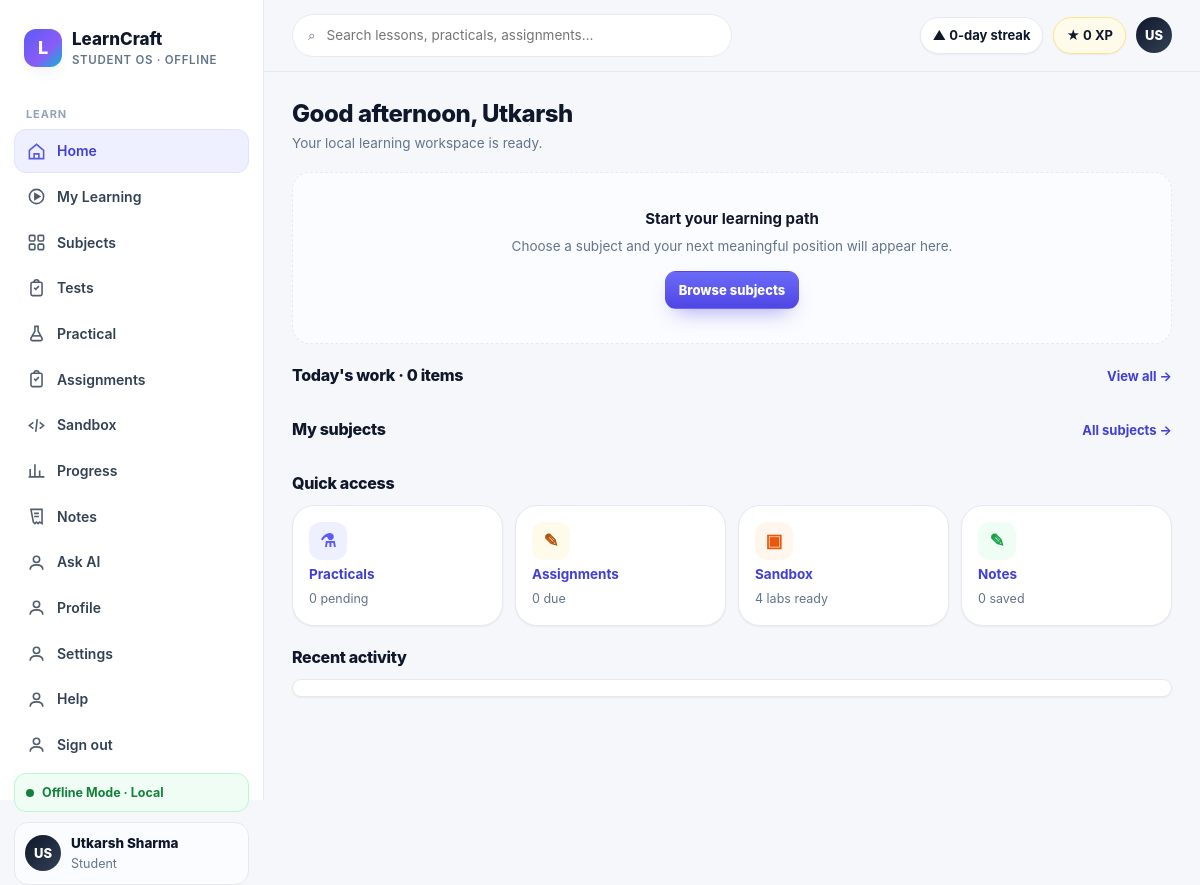
Before: /home (signed in) with the older database file.
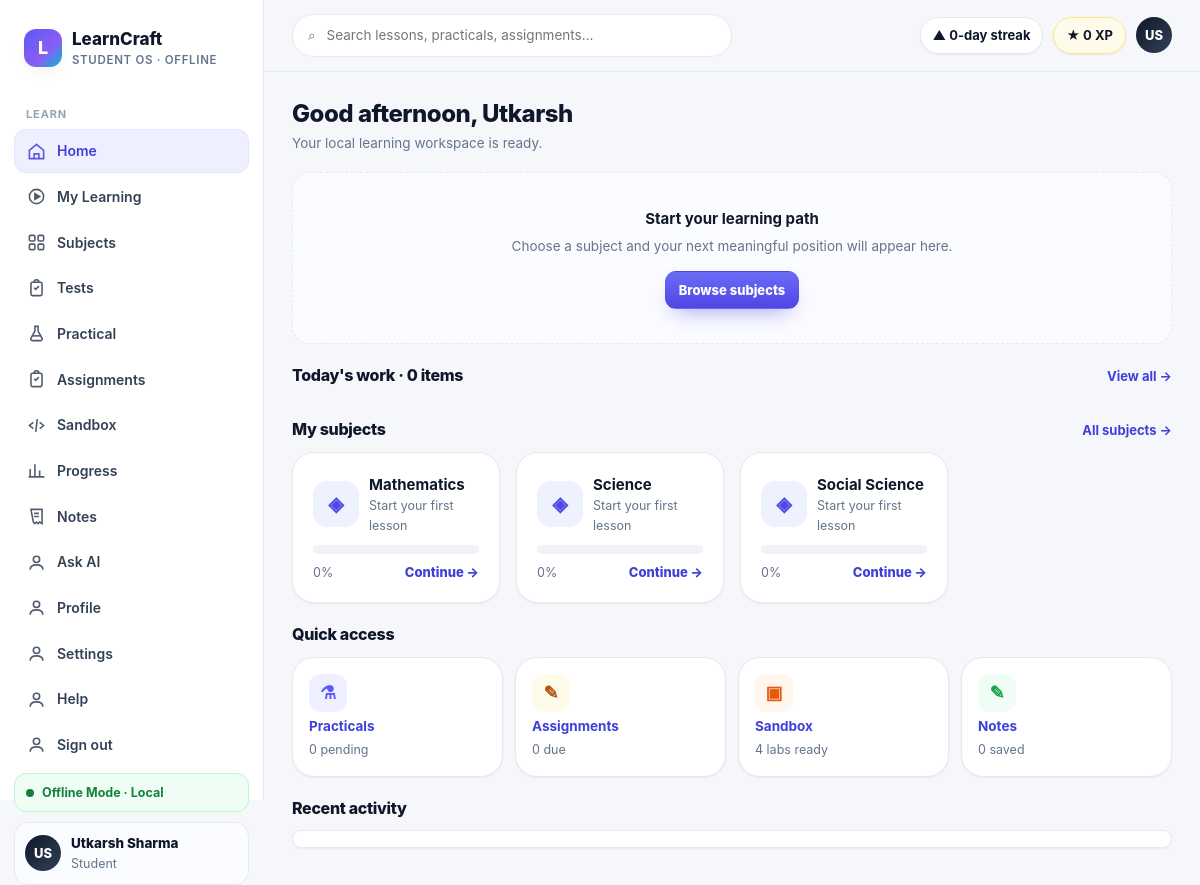
After: the same page with the newer database file.
### tables this page shows
CREATE TABLE users (
            id INTEGER PRIMARY KEY AUTOINCREMENT,
            name TEXT NOT NULL,
            email TEXT NOT NULL UNIQUE,
            password_hash TEXT NOT NULL,
            role TEXT NOT NULL DEFAULT 'STUDENT',
            avatar TEXT,
            bio TEXT,
            created_at TIMESTAMP NOT NULL DEFAULT CURRENT_TIMESTAMP,
            updated_at TIMESTAMP NOT NULL DEFAULT CURRENT_TIMESTAMP
        );

CREATE TABLE academic_subjects (
            subject_id TEXT PRIMARY KEY,
            board TEXT NOT NULL,
            class_level TEXT NOT NULL,
            academic_year TEXT NOT NULL,
            slug TEXT NOT NULL,
            name TEXT NOT NULL,
            description TEXT NOT NULL DEFAULT '',
            source_version TEXT NOT NULL,
            UNIQUE(board, class_level, academic_year, slug)
        );

### app/main.py (the view)
@app.route("/home")
@require_auth
def student_home():
    user = current_user()
    ctx = shell_ctx("home", user)
    cont = continue_learning(user["id"])
    return render_template("pages/home.html", title="Home",
                           cont=cont, today_work=[], my_subjects=student_subjects(user["id"]), activity=[],
                           note_count=len(get_notes(user["id"])),
                           pending_assign=0, pending_practicals=0,
                           greeting_sub="Your local learning workspace is ready.",
                           **ctx)

### app/database/connection.py (called while the page is built)
def resolve_db_path():
    configured = os.environ.get("LEARNCRAFT_DB_PATH")
    if configured:
        return Path(configured)
    return DATA_DIR / "learncraft.db"

def get_connection():
    db_path = resolve_db_path()
    db_path.parent.mkdir(parents=True, exist_ok=True)
    connection = sqlite3.connect(db_path)
    connection.row_factory = sqlite3.Row
    return connection

def _row_to_dict(row):
    return dict(row) if row else None

def get_user_by_id(user_id):
    connection = get_connection()
    user = connection.execute("SELECT * FROM users WHERE id = ?", (int(user_id),)).fetchone()
    connection.close()
    return _row_to_dict(user)

def user_payload(user):
    if not user:
        return None
    user_data = dict(user)
    user_data.pop("password_hash", None)
    return user_data

def get_user_progress(user_id):
    connection = get_connection()
    rows = connection.execute(
        "SELECT * FROM learning_progress WHERE user_id = ? ORDER BY updated_at DESC",
        (int(user_id),),
    ).fetchall()
    connection.close()
    return [dict(row) for row in rows]

def get_notes(user_id, search="", subject="", pinned_only=False):
    connection = get_connection()
    clauses = ["user_id = ?", "deleted_at IS NULL"]
    params = [int(user_id)]
    if search:
        clauses.append("(title LIKE ? OR body LIKE ? OR chapter LIKE ? OR source_title LIKE ?)")
        value = f"%{search}%"
        params.extend([value, value, value, value])
    if subject:
        clauses.append("subject = ?")
        params.append(subject)
    if pinned_only:
        clauses.append("pinned = 1")
    notes = connection.execute(
        f"SELECT * FROM notes WHERE {' AND '.join(clauses)} ORDER BY pinned DESC, updated_at DESC, id DESC",
        params,
    ).fetchall()
    connection.close()
    return [_row_to_dict(note) for note in notes]

### app/main.py (called while the page is built, shortened)
def current_user():
    user_id = session.get("user_id")
    if not user_id:
        return None
    return user_payload(get_user_by_id(user_id))

def require_auth(view):
    @wraps(view)
    def wrapped(*args, **kwargs):
        user = current_user()
        if not user:
            next_url = request.path
            if request.query_string:
                next_url = f"{next_url}?{request.query_string.decode()}"
            return redirect(f"/login?{urlencode({'next': next_url})}")
        return view(*args, **kwargs)
    return wrapped

def continue_learning(user_id):
    rows = get_user_progress(user_id)
    if not rows:
        return None

### frontend/templates/pages/home.html (shortened to what this page needs)
{% extends "base.html" %}{% from "components.html" import progressbar, badge %}
{% block content %}
<div class="hub-greet">
  <h1>Good afternoon, {{ student.name.split(' ')[0] }}</h1>
  <p>{{ greeting_sub }}</p>
</div>
{% if cont %}<div class="card" style="border-color:#D9DCFF">
  <div class="continue-card">
    <div class="tile-icon" style="background:{{ cont.subject_bg }};color:{{ cont.subject_color }};width:54px;height:54px;font-size:24px">◈</div>
    <div class="continue-meta">
      <span class="badge info">{{ cont.subject }} · {{ cont.chapter }}</span>
      <div class="h2" style="margin:8px 0 2px">{{ cont.lesson }}</div>
      <div class="caption">{{ cont.last_activity }} · {{ cont.time_left }}</div>
      <div style="max-width:380px;margin-top:10px">{{ progressbar(cont.progress_pct) }}</div>
    </div>
    <div style="display:flex;flex-direction:column;gap:8px;align-items:stretch">
      <a class="btn btn-primary btn-lg" href="{{ cont.resume_url }}">▶ Continue →</a>
      <span class="caption" style="text-align:center">{{ cont.progress_pct }}% complete</span>
    </div>
  </div>
</div>
{% else %}<div class="empty"><div class="h3" style="color:var(--ink)">Start your learning path</div><div class="body-sm" style="margin:6px 0 14px">Choose a subject and your next meaningful position will appear here.</div><a class="btn btn-primary btn-sm" href="/subjects">Browse subjects</a></div>{% endif %}
<div class="section-h"><h2>Today's work · {{ today_work|length }} items</h2><a href="/assignments">View all →</a></div>
<div class="section-h"><h2>My subjects</h2><a href="/subjects">All subjects →</a></div>
<div class="grid grid-4">
  {% for s in my_subjects %}
  <div class="card hover" data-search="{{ s.name }}">
    <div style="display:flex;gap:10px;align-items:center;margin-bottom:10px">
      <div class="tile-icon" style="background:{{ s.bg }};color:{{ s.color }}">{{ s.icon }}</div>
      <div><b>{{ s.name }}</b><div class="caption">{{ s.current_chapter }}</div></div>
    </div>
    {{ progressbar(s.progress) }}
    <div style="display:flex;justify-content:space-between;align-items:center;margin-top:8px">
      <span class="caption">{{ s.progress }}%</span>
      <a href="/subjects/{{ s.slug }}" style="font-size:13px;font-weight:800">Continue →</a>
    </div>
  </div>
  {% endfor %}
</div>
<div class="section-h"><h2>Quick access</h2></div>
<div class="quick">
  <a class="card hover" href="/practical"><span class="q-ico" style="background:var(--primary-soft);color:var(--primary)">⚗</span><b class="body-sm">Practicals</b><span class="caption">{{ pending_practicals }} pending</span></a>
  <a class="card hover" href="/assignments"><span class="q-ico" style="background:var(--amber-soft);color:#B45309">✎</span><b class="body-sm">Assignments</b><span class="caption">{{ pending_assign }} due</span></a>
  <a class="card hover" href="/sandbox"><span class="q-ico" style="background:#FFF7ED;color:#EA580C">▣</span><b class="body-sm">Sandbox</b><span class="caption">4 labs ready</span></a>
  <a class="card hover" href="/notes"><span class="q-ico" style="background:var(--green-soft);color:var(--green)">✎</span><b class="body-sm">Notes</b><span class="caption">{{ note_count }} saved</span></a>
</div>
<div class="section-h"><h2>Recent activity</h2></div>
<div class="card" style="padding-top:8px;padding-bottom:8px">
</div>
{% endblock %}

### frontend/templates/base.html (shortened to what this page needs)
<!DOCTYPE html>
<html lang="en">
<head>
<link rel="stylesheet" href="/static/css/design-system.css">
</head>
<body>
{% from "components.html" import icon %}
<div class="shell">
  <aside class="sidebar" id="sidebar">
    <div class="brand"><div class="brand-mark">L</div><div><div class="brand-name">LearnCraft</div><div class="brand-sub">Student OS · Offline</div></div></div>
    <nav class="nav">
      <div class="nav-label">Learn</div>
      {% for item in nav %}
      <a class="nav-item {% if active == item.slug %}active{% endif %}" href="{{ item.href }}">{{ icon(item.icon) }}{{ item.label }}
      </a>
      {% endfor %}
    </nav>
    <div class="side-foot">
      <div class="offline-pill" data-network-pill><span class="dot pulse"></span><span>Offline Mode · Local</span></div>
      <div class="mini-profile"><div class="avatar">{{ student.avatar }}</div><div><div style="font-weight:800;font-size:13.5px">{{ student.name }}</div><div class="caption">{{ student.roll_no }}</div></div></div>
    </div>
  </aside>
  <div class="main">
    <div class="topbar">
      <div class="search">⌕ <input id="globalSearch" placeholder="Search lessons, practicals, assignments…" oninput="filterCards(this.value)"></div>
      <div class="top-actions">
        <span class="pill">▲ {{ student.streak_days }}-day streak</span>
        <span class="pill xp">★ {{ student.xp }} XP</span>
        <div class="avatar">{{ student.avatar }}</div>
      </div>
    </div>
    <div class="content">{% block content %}{% endblock %}</div>
  </div>
</div>
</body>
</html>

### frontend/templates/components.html (shortened to what this page needs)
{% macro icon(name) -%}
{% if name == 'home' %}<svg viewBox="0 0 24 24" fill="none" stroke="currentColor" stroke-width="2"><path d="M3 10.5 12 3l9 7.5V21H3z"/><path d="M9 21v-6h6v6"/></svg>
{% elif name == 'play' %}<svg viewBox="0 0 24 24" fill="none" stroke="currentColor" stroke-width="2"><circle cx="12" cy="12" r="9"/><path d="M10 8.5v7l6-3.5z" fill="currentColor"/></svg>
{% elif name == 'grid' %}<svg viewBox="0 0 24 24" fill="none" stroke="currentColor" stroke-width="2"><rect x="3" y="3" width="7" height="7" rx="1.5"/><rect x="14" y="3" width="7" height="7" rx="1.5"/><rect x="3" y="14" width="7" height="7" rx="1.5"/><rect x="14" y="14" width="7" height="7" rx="1.5"/></svg>
{% elif name == 'flask' %}<svg viewBox="0 0 24 24" fill="none" stroke="currentColor" stroke-width="2"><path d="M9 3h6M10 3v6l-5 9a2 2 0 0 0 1.8 3h10.4A2 2 0 0 0 19 18l-5-9V3"/><path d="M7.5 15h9"/></svg>
{% elif name == 'clip' %}<svg viewBox="0 0 24 24" fill="none" stroke="currentColor" stroke-width="2"><rect x="5" y="4" width="14" height="17" rx="2"/><path d="M9 4a3 3 0 0 1 6 0M9 11l2 2 4-4"/></svg>
{% elif name == 'code' %}<svg viewBox="0 0 24 24" fill="none" stroke="currentColor" stroke-width="2"><path d="m8 8-5 4 5 4M16 8l5 4-5 4M13 4l-2 16"/></svg>
{% elif name == 'chart' %}<svg viewBox="0 0 24 24" fill="none" stroke="currentColor" stroke-width="2"><path d="M4 20V10M10 20V4M16 20v-8M22 20H2"/></svg>
{% elif name == 'note' %}<svg viewBox="0 0 24 24" fill="none" stroke="currentColor" stroke-width="2"><path d="M5 3h14v18l-3-2-2 2-2-2-2 2-2-2z"/><path d="M9 8h6M9 12h6"/></svg>
{% elif name == 'user' %}<svg viewBox="0 0 24 24" fill="none" stroke="currentColor" stroke-width="2"><circle cx="12" cy="8" r="4"/><path d="M4 21c0-4 3.6-6 8-6s8 2 8 6"/></svg>
{% else %}<svg viewBox="0 0 24 24" fill="none" stroke="currentColor" stroke-width="2"><circle cx="12" cy="12" r="9"/></svg>
{% endif %}
{%- endmacro %}
{% macro progressbar(pct) -%}
<div class="pbar" role="progressbar" aria-valuenow="{{ pct }}" aria-valuemin="0" aria-valuemax="100"><i style="width:{{ pct }}%"></i></div>
{%- endmacro %}

### frontend/templates/pages/home.html (style rules this page uses)
.hub-greet { margin-bottom:18px }
.hub-greet h1 { font-size:24px;font-weight:800;letter-spacing:-.02em }
.hub-greet p { margin:4px 0 0;color:var(--muted);font-size:13.5px }
.quick { display:grid;grid-template-columns:repeat(4,minmax(0,1fr));gap:12px }
.quick a { display:flex;flex-direction:column;gap:4px;padding:16px }
.quick .q-ico { width:38px;height:38px;border-radius:12px;display:grid;place-items:center;font-size:18px;font-weight:800 }
.section-h { display:flex;align-items:baseline;justify-content:space-between;margin:22px 0 12px }
.section-h h2 { font-size:16px;font-weight:800 }
.section-h a { font-size:13px;font-weight:700 }

Changed rows visible on the page:
added academic_subjects: icon "◈", name "Mathematics", current_chapter "Start your first lesson", progress "0"
added academic_subjects: icon "◈", name "Science", current_chapter "Start your first lesson", progress "0"
added academic_subjects: icon "◈", name "Social Science", current_chapter "Start your first lesson", progress "0"
